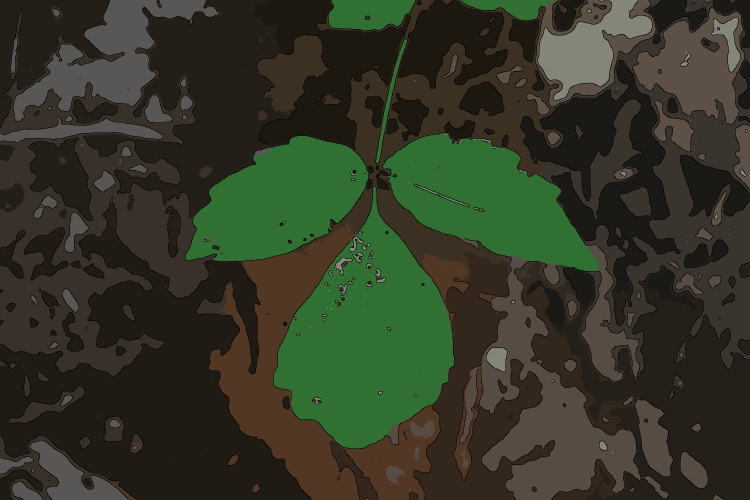
%> input picture CHKPT_03/leaf.png, 1500 x 1000 px (shown at 1/2 size)
$ octave --eval "Example_Hough_Transforms_Vert_Lines_v20;"   (GNU Octave 9; MATLAB toolbox functions it lacks are replaced by stand-ins)
%> lines starting %> are read from the running program, lines starting %| are printed output that depends on the picture; in (x1, y1, x2, y2) boxes, pixels count from 0 and x2, y2 are one past the last pixel; in counts of white or black regions, pixels touching at a corner belong together; the program's own positions count from 1

function Example_Hough_Transforms_Vert_Lines_v20( )
FS = 24;
N_LINES_TO_FIND                     = 100;

SHOW_EDGE_COMPONENTS                = true;
SHOW_HISTOGRAM_OF_EDGE_MAGNITUDES   = false;
SHOW_EDGE_ANGLES                    = false;
SHOW_HOUGH_PEAKS                    = false;

%     workspace();        % What does this do?

%     im      = im2double( imread( 'Images\IMG_3134.JPG' ) );
    im      = im2double( imread( 'leaf.png' ) );
    im_g    = im( :, :, 2 );

    im_g    = imfilter( im_g, fspecial('Gauss', 9, 0.9), 'same', 'repl' );

%     im_g    = im_g( 2:2:end, 2:2:end );s
    im_g    = imrotate( im_g, 90 );
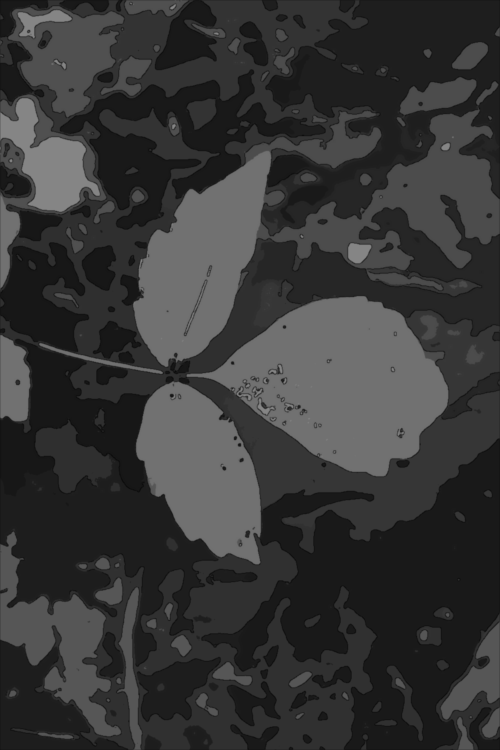
%> im_g: size 1500x1000 double (shown at 1/2 size); min 0.0402, max 0.525, mean 0.218; mean of the top-left, top-right, bottom-left and bottom-right quarters 0.242, 0.221, 0.213, 0.197

    figure,imshow(im_g);
    %
    %  DO NOT DO THIS!!  (Why not?)
    %
    %     im_edges = edge( im_g, 'Canny', [0.08 0.1] );

    %
    %  Instead do this:  (Why?)
    %
    f_sobel_dIdy    = [ -1 -2 -1 ;
                         0  0  0 ;
                        +1 +2 +1 ] /8;
    f_sobel_dIdx    = f_sobel_dIdy.';

    dIdy            = imfilter( im_g, f_sobel_dIdy, 'same', 'repl' );
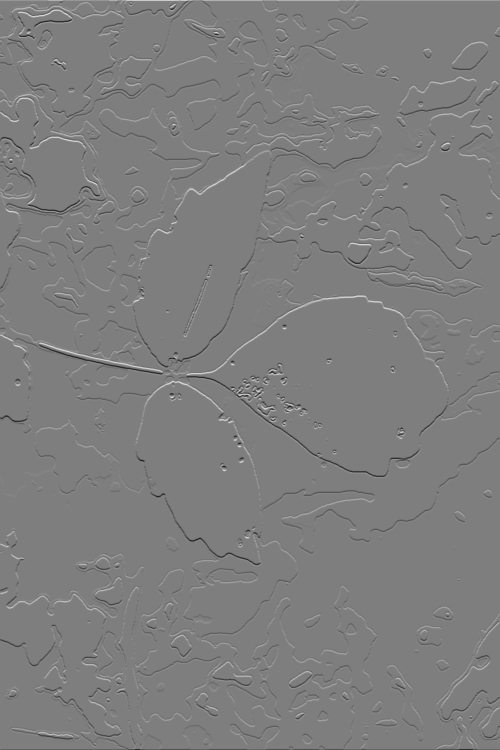
%> dIdy: size 1500x1000 double (shown at 1/2 size); min -0.164, max 0.165, mean -4.51e-06; drawn with min black and max white
    dIdx            = imfilter( im_g, f_sobel_dIdx, 'same', 'repl' );
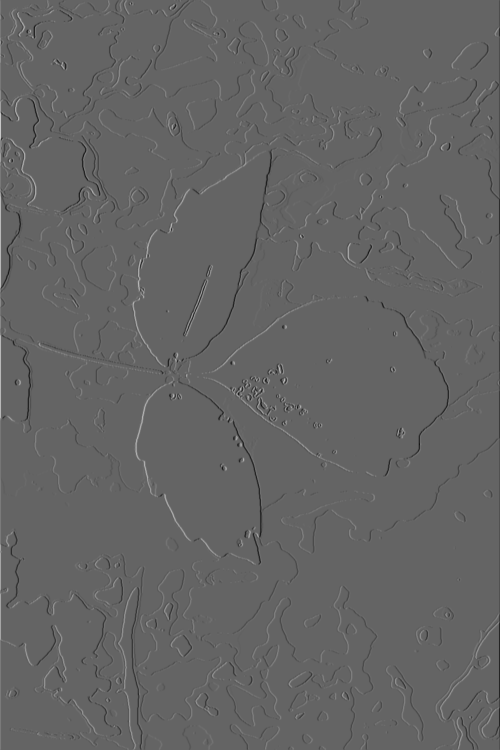
%> dIdx: size 1500x1000 double (shown at 1/2 size); min -0.164, max 0.252, mean -2.83e-05; drawn with min black and max white
    dImag           = sqrt( dIdy.^2  + dIdx.^2 );
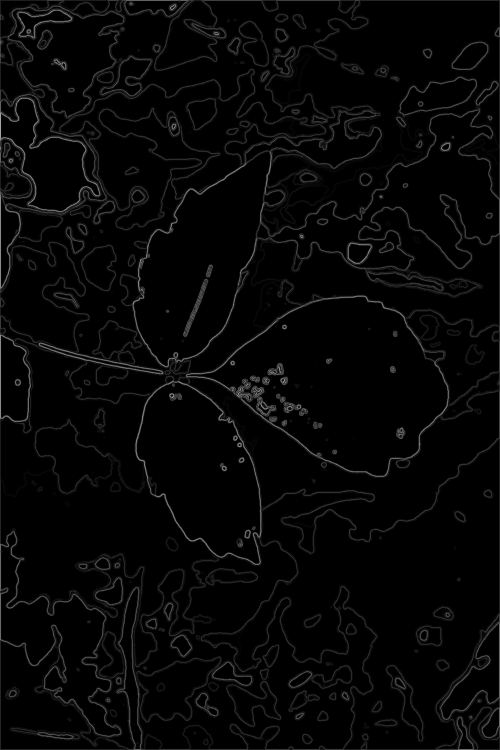
%> dImag: size 1500x1000 double (shown at 1/2 size); min 0, max 0.252, mean 0.00631; drawn with min black and max white
%     dImag = ( dIdy.^2  + dIdx.^2 );


    % Visualize what you have done:
    if ( SHOW_EDGE_COMPONENTS )
%         zoom_figure( [1800 1200] );     % or figure('Position', [10 10 1800 1400] );
        figure('Position', [10 10 1800 1400] );
        subplot( 1, 2, 1 );
        imagesc( im_g ); colormap( gray ); axis image; title('Imput Image', 'FontSize', FS );

% [5 lines of commented-out code are left out]

        subplot( 1, 2, 2 );
        imagesc( dImag );
        colormap( gray );
        axis image;
        title('Edge Magnitude', 'FontSize', FS );
        colorbar;
        pause(2);
    end

    %
    % A histogram of the edge magnitudes:
    %
    if ( SHOW_HISTOGRAM_OF_EDGE_MAGNITUDES )
        histogram_bin_edges = [0:0.001:0.100];
        [freq,bins] = histc( dImag(:), histogram_bin_edges );
%         zoom_figure( [1800 1200]  );     % or whatever
        bar( histogram_bin_edges, freq );
        title( 'Edge Strength Bar Graph -- What does this mean?', 'FontSize', FS );
        pause(2);
    end


    %
    % Visualize Angles:
    %
    % You should look at this so see that the angles come in pairs.
    %
    dIangle         = atan2( -dIdy, dIdx ) * 180 / pi;
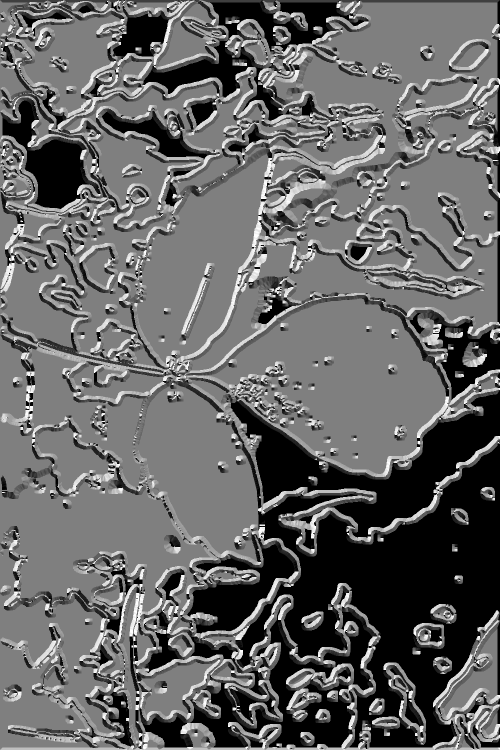
%> dIangle: size 1500x1000 double (shown at 1/2 size); min -180, max 180, mean -35.9; drawn with min black and max white
    if ( SHOW_EDGE_ANGLES )
%         zoom_figure( [1800 1200]  );     % or whatever

        figure,imagesc( dIangle );
        axis image;
        colormap( hsv(256) );
        colorbar;
        title( 'Edge Direction', 'FontSize', FS );
        pause(2);
    end

    warning('Remember that the image has been rotated by 90 degrees.');
    %
    %  Find strong HORIZONTAL gradients --> vertical edges.
    %  Here we ignore negative edges, to avoid getting two
    %  lines next to each other.
    %
    %  Notice that the single '&' operator is used for vector operations.
    %
    im_edges_vert     = ( dIdx         > 0.10 ) & ...
                        ( abs(dIangle) <= 85 );
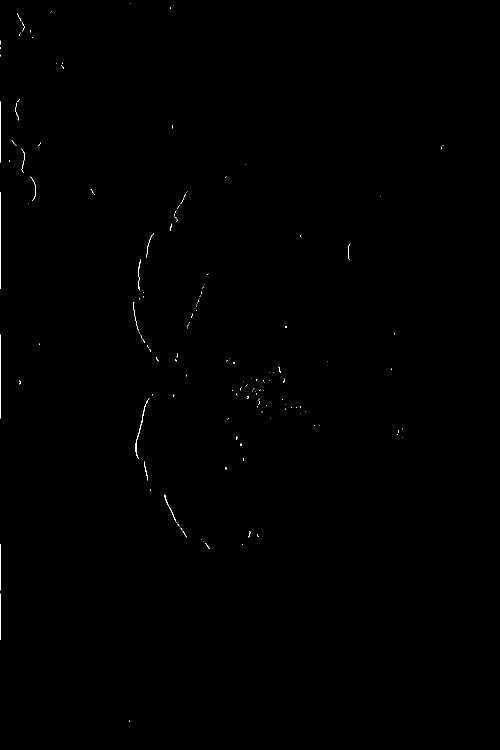
%> im_edges_vert: size 1500x1000 logical (shown at 1/2 size); 0.14% white in thin lines or dots, all inside (x1, y1, x2, y2) = (0, 6, 887, 1444)

    %
    %  What is this, and what is it for?
    %
    weird_region = [ 1 1 1 1 1 ;
                     0 1 1 1 0 ;
                     0 1 1 1 0 ;
                     0 0 1 0 0 ;
                     0 1 1 1 0 ;
                     0 1 1 1 0 ;
                     1 1 1 1 1 ];
    num_ones            = sum( weird_region(:) );
    im_cleaned_vert = ordfilt2( im_edges_vert, num_ones-size(weird_region,1)-1, weird_region );
%> im_cleaned_vert: size 1500x1000 logical; 0.04% white in thin lines or dots, all inside (x1, y1, x2, y2) = (26, 38, 699, 1072)

%     zoom_figure( [1800 1200] );
    figure,imagesc( im_cleaned_vert );
    colormap(gray);

    angles = -89:5:89;
    [HoughSpace,Thetas,Rhos] = hough( im_cleaned_vert, ...
                                      'RhoResolution',  50, ...
                                      'Theta',          angles );
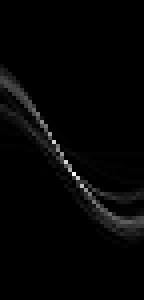
%> HoughSpace: size 75x36 double (shown 4 times larger); min 0, max 407, mean 7.8; drawn with min black and max white
%> Thetas = 36 values from -89 to 86; Rhos = 75 values from -1850 to 1850
%> (the run ends here)
